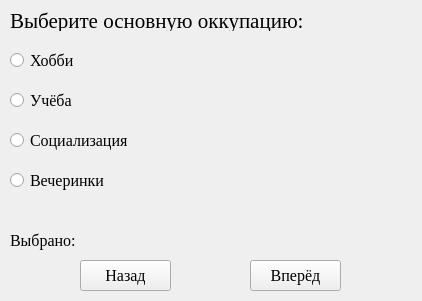
<?xml version="1.0" encoding="UTF-8"?>
<ui version="4.0">
 <class>MainWindow</class>
 <widget class="QMainWindow" name="MainWindow">
  <property name="geometry">
   <rect>
    <x>0</x>
    <y>0</y>
    <width>422</width>
    <height>301</height>
   </rect>
  </property>
  <property name="minimumSize">
   <size>
    <width>422</width>
    <height>301</height>
   </size>
  </property>
  <property name="maximumSize">
   <size>
    <width>422</width>
    <height>301</height>
   </size>
  </property>
  <property name="windowTitle">
   <string>Моя юность</string>
  </property>
  <property name="windowIcon">
   <iconset>
    <normaloff>../images/logo.png</normaloff>../images/logo.png</iconset>
  </property>
  <widget class="QWidget" name="centralwidget">
   <widget class="QPushButton" name="button_back">
    <property name="geometry">
     <rect>
      <x>80</x>
      <y>260</y>
      <width>91</width>
      <height>31</height>
     </rect>
    </property>
    <property name="font">
     <font>
      <family>Times New Roman</family>
      <pointsize>12</pointsize>
     </font>
    </property>
    <property name="text">
     <string>Назад</string>
    </property>
   </widget>
   <widget class="QLabel" name="label_img">
    <property name="geometry">
     <rect>
      <x>140</x>
      <y>40</y>
      <width>271</width>
      <height>181</height>
     </rect>
    </property>
    <property name="font">
     <font>
      <family>Times New Roman</family>
      <pointsize>12</pointsize>
     </font>
    </property>
    <property name="text">
     <string/>
    </property>
    <property name="pixmap">
     <pixmap>../images/youth.png</pixmap>
    </property>
    <property name="scaledContents">
     <bool>true</bool>
    </property>
   </widget>
   <widget class="QPushButton" name="button_next">
    <property name="geometry">
     <rect>
      <x>250</x>
      <y>260</y>
      <width>91</width>
      <height>31</height>
     </rect>
    </property>
    <property name="font">
     <font>
      <family>Times New Roman</family>
      <pointsize>12</pointsize>
     </font>
    </property>
    <property name="text">
     <string>Вперёд</string>
    </property>
   </widget>
   <widget class="QLabel" name="label_task">
    <property name="geometry">
     <rect>
      <x>10</x>
      <y>10</y>
      <width>301</width>
      <height>21</height>
     </rect>
    </property>
    <property name="font">
     <font>
      <family>Times New Roman</family>
      <pointsize>16</pointsize>
     </font>
    </property>
    <property name="text">
     <string>Выберите основную оккупацию:</string>
    </property>
   </widget>
   <widget class="QLabel" name="label_selected">
    <property name="geometry">
     <rect>
      <x>10</x>
      <y>230</y>
      <width>191</width>
      <height>21</height>
     </rect>
    </property>
    <property name="font">
     <font>
      <family>Times New Roman</family>
      <pointsize>12</pointsize>
     </font>
    </property>
    <property name="text">
     <string>Выбрано:</string>
    </property>
   </widget>
   <widget class="QRadioButton" name="radioButton_4">
    <property name="geometry">
     <rect>
      <x>10</x>
      <y>170</y>
      <width>111</width>
      <height>20</height>
     </rect>
    </property>
    <property name="font">
     <font>
      <family>Times New Roman</family>
      <pointsize>12</pointsize>
     </font>
    </property>
    <property name="text">
     <string>Вечеринки</string>
    </property>
   </widget>
   <widget class="QRadioButton" name="radioButton_2">
    <property name="geometry">
     <rect>
      <x>10</x>
      <y>90</y>
      <width>111</width>
      <height>20</height>
     </rect>
    </property>
    <property name="font">
     <font>
      <family>Times New Roman</family>
      <pointsize>12</pointsize>
     </font>
    </property>
    <property name="text">
     <string>Учёба</string>
    </property>
   </widget>
   <widget class="QRadioButton" name="radioButton_1">
    <property name="geometry">
     <rect>
      <x>10</x>
      <y>50</y>
      <width>95</width>
      <height>20</height>
     </rect>
    </property>
    <property name="font">
     <font>
      <family>Times New Roman</family>
      <pointsize>12</pointsize>
     </font>
    </property>
    <property name="text">
     <string>Хобби</string>
    </property>
   </widget>
   <widget class="QRadioButton" name="radioButton_3">
    <property name="geometry">
     <rect>
      <x>10</x>
      <y>130</y>
      <width>121</width>
      <height>20</height>
     </rect>
    </property>
    <property name="font">
     <font>
      <family>Times New Roman</family>
      <pointsize>12</pointsize>
     </font>
    </property>
    <property name="text">
     <string>Социализация</string>
    </property>
   </widget>
  </widget>
 </widget>
 <resources/>
 <connections/>
</ui>
